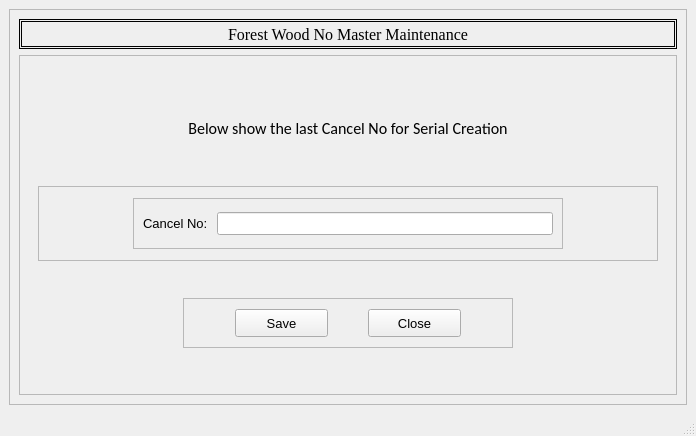
<?xml version="1.0" encoding="UTF-8"?>
<ui version="4.0">
 <class>FWCancelNo</class>
 <widget class="QMainWindow" name="FWCancelNo">
  <property name="geometry">
   <rect>
    <x>0</x>
    <y>0</y>
    <width>696</width>
    <height>436</height>
   </rect>
  </property>
  <property name="windowTitle">
   <string>A14. Forest Wood Cancel No</string>
  </property>
  <property name="styleSheet">
   <string notr="true"/>
  </property>
  <widget class="QWidget" name="centralwidget">
   <layout class="QHBoxLayout" name="horizontalLayout">
    <item>
     <widget class="QFrame" name="frame">
      <property name="minimumSize">
       <size>
        <width>674</width>
        <height>361</height>
       </size>
      </property>
      <property name="frameShape">
       <enum>QFrame::StyledPanel</enum>
      </property>
      <property name="frameShadow">
       <enum>QFrame::Raised</enum>
      </property>
      <layout class="QVBoxLayout" name="verticalLayout">
       <item>
        <widget class="QLabel" name="label">
         <property name="minimumSize">
          <size>
           <width>0</width>
           <height>30</height>
          </size>
         </property>
         <property name="maximumSize">
          <size>
           <width>16777215</width>
           <height>30</height>
          </size>
         </property>
         <property name="font">
          <font>
           <family>Times New Roman</family>
           <pointsize>12</pointsize>
          </font>
         </property>
         <property name="styleSheet">
          <string notr="true">border: 3px double black</string>
         </property>
         <property name="text">
          <string>Forest Wood No Master Maintenance</string>
         </property>
         <property name="alignment">
          <set>Qt::AlignCenter</set>
         </property>
        </widget>
       </item>
       <item>
        <widget class="QFrame" name="frame_3">
         <property name="minimumSize">
          <size>
           <width>650</width>
           <height>260</height>
          </size>
         </property>
         <property name="frameShape">
          <enum>QFrame::StyledPanel</enum>
         </property>
         <property name="frameShadow">
          <enum>QFrame::Raised</enum>
         </property>
         <layout class="QVBoxLayout" name="verticalLayout_2">
          <property name="spacing">
           <number>0</number>
          </property>
          <property name="topMargin">
           <number>25</number>
          </property>
          <item>
           <widget class="QLabel" name="label_2">
            <property name="minimumSize">
             <size>
              <width>626</width>
              <height>31</height>
             </size>
            </property>
            <property name="maximumSize">
             <size>
              <width>16777215</width>
              <height>31</height>
             </size>
            </property>
            <property name="font">
             <font>
              <family>Calibri</family>
              <pointsize>12</pointsize>
             </font>
            </property>
            <property name="text">
             <string>Below show the last Cancel No for Serial Creation</string>
            </property>
            <property name="alignment">
             <set>Qt::AlignHCenter|Qt::AlignTop</set>
            </property>
            <property name="margin">
             <number>0</number>
            </property>
           </widget>
          </item>
          <item alignment="Qt::AlignHCenter">
           <widget class="QFrame" name="frame_2">
            <property name="minimumSize">
             <size>
              <width>620</width>
              <height>0</height>
             </size>
            </property>
            <property name="maximumSize">
             <size>
              <width>16777215</width>
              <height>75</height>
             </size>
            </property>
            <property name="frameShape">
             <enum>QFrame::StyledPanel</enum>
            </property>
            <property name="frameShadow">
             <enum>QFrame::Raised</enum>
            </property>
            <layout class="QHBoxLayout" name="horizontalLayout_4">
             <item>
              <widget class="QFrame" name="frame_5">
               <property name="minimumSize">
                <size>
                 <width>430</width>
                 <height>51</height>
                </size>
               </property>
               <property name="maximumSize">
                <size>
                 <width>430</width>
                 <height>51</height>
                </size>
               </property>
               <property name="frameShape">
                <enum>QFrame::StyledPanel</enum>
               </property>
               <property name="frameShadow">
                <enum>QFrame::Raised</enum>
               </property>
               <layout class="QHBoxLayout" name="horizontalLayout_3">
                <item>
                 <widget class="QLabel" name="label_3">
                  <property name="font">
                   <font>
                    <pointsize>10</pointsize>
                   </font>
                  </property>
                  <property name="text">
                   <string>Cancel No: </string>
                  </property>
                 </widget>
                </item>
                <item>
                 <widget class="QLineEdit" name="inputNo">
                  <property name="font">
                   <font>
                    <pointsize>10</pointsize>
                   </font>
                  </property>
                 </widget>
                </item>
               </layout>
              </widget>
             </item>
            </layout>
           </widget>
          </item>
          <item alignment="Qt::AlignHCenter">
           <widget class="QFrame" name="frame_4">
            <property name="minimumSize">
             <size>
              <width>330</width>
              <height>50</height>
             </size>
            </property>
            <property name="maximumSize">
             <size>
              <width>330</width>
              <height>50</height>
             </size>
            </property>
            <property name="frameShape">
             <enum>QFrame::StyledPanel</enum>
            </property>
            <property name="frameShadow">
             <enum>QFrame::Raised</enum>
            </property>
            <layout class="QHBoxLayout" name="horizontalLayout_2">
             <property name="spacing">
              <number>0</number>
             </property>
             <property name="leftMargin">
              <number>11</number>
             </property>
             <item>
              <widget class="QPushButton" name="saveButton">
               <property name="minimumSize">
                <size>
                 <width>93</width>
                 <height>28</height>
                </size>
               </property>
               <property name="maximumSize">
                <size>
                 <width>93</width>
                 <height>28</height>
                </size>
               </property>
               <property name="font">
                <font>
                 <pointsize>10</pointsize>
                </font>
               </property>
               <property name="text">
                <string>Save</string>
               </property>
              </widget>
             </item>
             <item>
              <widget class="QPushButton" name="closeButton">
               <property name="minimumSize">
                <size>
                 <width>93</width>
                 <height>28</height>
                </size>
               </property>
               <property name="maximumSize">
                <size>
                 <width>93</width>
                 <height>28</height>
                </size>
               </property>
               <property name="font">
                <font>
                 <pointsize>10</pointsize>
                </font>
               </property>
               <property name="text">
                <string>Close</string>
               </property>
              </widget>
             </item>
            </layout>
           </widget>
          </item>
         </layout>
        </widget>
       </item>
      </layout>
     </widget>
    </item>
   </layout>
  </widget>
  <widget class="QMenuBar" name="menubar">
   <property name="geometry">
    <rect>
     <x>0</x>
     <y>0</y>
     <width>696</width>
     <height>26</height>
    </rect>
   </property>
  </widget>
  <widget class="QStatusBar" name="statusbar"/>
 </widget>
 <resources/>
 <connections/>
</ui>
